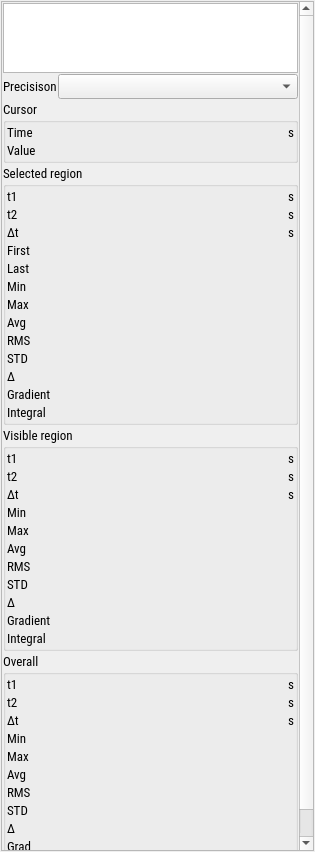
<?xml version="1.0" encoding="UTF-8"?>
<ui version="4.0">
 <class>ChannelStats</class>
 <widget class="QWidget" name="ChannelStats">
  <property name="geometry">
   <rect>
    <x>0</x>
    <y>0</y>
    <width>315</width>
    <height>852</height>
   </rect>
  </property>
  <property name="font">
   <font>
    <family>Roboto Condensed</family>
    <pointsize>10</pointsize>
   </font>
  </property>
  <property name="windowTitle">
   <string>Form</string>
  </property>
  <layout class="QVBoxLayout" name="verticalLayout_2">
   <property name="spacing">
  <number>1</number>
</property>
   <property name="leftMargin">
  <number>1</number>
</property>
   <property name="topMargin">
  <number>1</number>
</property>
   <property name="rightMargin">
  <number>1</number>
</property>
   <property name="bottomMargin">
  <number>1</number>
</property>
   <item>
    <widget class="QScrollArea" name="scrollArea">
     <property name="horizontalScrollBarPolicy">
      <enum>Qt::ScrollBarAsNeeded</enum>
     </property>
     <property name="widgetResizable">
      <bool>true</bool>
     </property>
     <widget class="QWidget" name="scrollAreaWidgetContents">
      <property name="geometry">
       <rect>
        <x>0</x>
        <y>0</y>
        <width>309</width>
        <height>846</height>
       </rect>
      </property>
      <layout class="QVBoxLayout" name="verticalLayout">
       <property name="spacing">
  <number>1</number>
</property>
       <property name="leftMargin">
  <number>1</number>
</property>
       <property name="topMargin">
  <number>1</number>
</property>
       <property name="rightMargin">
  <number>1</number>
</property>
       <property name="bottomMargin">
  <number>1</number>
</property>
       <item>
        <layout class="QGridLayout" name="gridLayout" rowstretch="1,0,0,0,0,0" columnstretch="0,1">
         <property name="spacing">
  <number>1</number>
</property>
         <item row="4" column="0" colspan="2">
          <widget class="QGroupBox" name="visible_group">
           <property name="title">
            <string>Visible region</string>
           </property>
           <layout class="QGridLayout" name="gridLayout_3" columnstretch="0,1,0">
            <property name="leftMargin">
  <number>1</number>
</property>
            <property name="topMargin">
  <number>1</number>
</property>
            <property name="rightMargin">
  <number>1</number>
</property>
            <property name="bottomMargin">
  <number>1</number>
</property>
            <property name="horizontalSpacing">
  <number>1</number>
</property>
            <property name="verticalSpacing">
  <number>1</number>
</property>
            <item row="0" column="1">
             <widget class="QLabel" name="visible_start">
              <property name="text">
               <string/>
              </property>
              <property name="alignment">
               <set>Qt::AlignRight|Qt::AlignTrailing|Qt::AlignVCenter</set>
              </property>
             </widget>
            </item>
            <item row="8" column="2">
             <widget class="QLabel" name="unit7">
              <property name="text">
               <string/>
              </property>
              <property name="alignment">
               <set>Qt::AlignRight|Qt::AlignTrailing|Qt::AlignVCenter</set>
              </property>
             </widget>
            </item>
            <item row="4" column="0">
             <widget class="QLabel" name="label_10">
              <property name="text">
               <string>Max</string>
              </property>
             </widget>
            </item>
            <item row="7" column="0">
             <widget class="QLabel" name="label_35">
              <property name="text">
               <string>STD</string>
              </property>
             </widget>
            </item>
            <item row="3" column="2">
             <widget class="QLabel" name="unit5">
              <property name="text">
               <string/>
              </property>
              <property name="alignment">
               <set>Qt::AlignRight|Qt::AlignTrailing|Qt::AlignVCenter</set>
              </property>
             </widget>
            </item>
            <item row="1" column="1">
             <widget class="QLabel" name="visible_stop">
              <property name="text">
               <string/>
              </property>
              <property name="alignment">
               <set>Qt::AlignRight|Qt::AlignTrailing|Qt::AlignVCenter</set>
              </property>
             </widget>
            </item>
            <item row="8" column="0">
             <widget class="QLabel" name="label_19">
              <property name="text">
               <string>Δ</string>
              </property>
             </widget>
            </item>
            <item row="3" column="0">
             <widget class="QLabel" name="label_9">
              <property name="text">
               <string>Min</string>
              </property>
             </widget>
            </item>
            <item row="6" column="1">
             <widget class="QLabel" name="visible_rms">
              <property name="text">
               <string/>
              </property>
              <property name="alignment">
               <set>Qt::AlignRight|Qt::AlignTrailing|Qt::AlignVCenter</set>
              </property>
             </widget>
            </item>
            <item row="7" column="2">
             <widget class="QLabel" name="unit17">
              <property name="text">
               <string/>
              </property>
              <property name="alignment">
               <set>Qt::AlignRight|Qt::AlignTrailing|Qt::AlignVCenter</set>
              </property>
             </widget>
            </item>
            <item row="2" column="0">
             <widget class="QLabel" name="label_16">
              <property name="text">
               <string>Δt</string>
              </property>
             </widget>
            </item>
            <item row="3" column="1">
             <widget class="QLabel" name="visible_min">
              <property name="text">
               <string/>
              </property>
              <property name="alignment">
               <set>Qt::AlignRight|Qt::AlignTrailing|Qt::AlignVCenter</set>
              </property>
             </widget>
            </item>
            <item row="7" column="1">
             <widget class="QLabel" name="visible_std">
              <property name="text">
               <string/>
              </property>
              <property name="alignment">
               <set>Qt::AlignRight|Qt::AlignTrailing|Qt::AlignVCenter</set>
              </property>
             </widget>
            </item>
            <item row="0" column="2">
             <widget class="QLabel" name="xunit4">
              <property name="text">
               <string> s</string>
              </property>
              <property name="alignment">
               <set>Qt::AlignRight|Qt::AlignTrailing|Qt::AlignVCenter</set>
              </property>
             </widget>
            </item>
            <item row="9" column="0">
             <widget class="QLabel" name="label_39">
              <property name="text">
               <string>Gradient</string>
              </property>
             </widget>
            </item>
            <item row="1" column="0">
             <widget class="QLabel" name="label_8">
              <property name="text">
               <string>t2</string>
              </property>
             </widget>
            </item>
            <item row="0" column="0">
             <widget class="QLabel" name="label_7">
              <property name="text">
               <string>t1</string>
              </property>
             </widget>
            </item>
            <item row="4" column="2">
             <widget class="QLabel" name="unit6">
              <property name="text">
               <string/>
              </property>
              <property name="alignment">
               <set>Qt::AlignRight|Qt::AlignTrailing|Qt::AlignVCenter</set>
              </property>
             </widget>
            </item>
            <item row="2" column="2">
             <widget class="QLabel" name="xunit6">
              <property name="text">
               <string> s</string>
              </property>
              <property name="alignment">
               <set>Qt::AlignRight|Qt::AlignTrailing|Qt::AlignVCenter</set>
              </property>
             </widget>
            </item>
            <item row="8" column="1">
             <widget class="QLabel" name="visible_delta">
              <property name="text">
               <string/>
              </property>
              <property name="alignment">
               <set>Qt::AlignRight|Qt::AlignTrailing|Qt::AlignVCenter</set>
              </property>
             </widget>
            </item>
            <item row="6" column="0">
             <widget class="QLabel" name="label_31">
              <property name="text">
               <string>RMS</string>
              </property>
             </widget>
            </item>
            <item row="5" column="2">
             <widget class="QLabel" name="unit12">
              <property name="text">
               <string/>
              </property>
              <property name="alignment">
               <set>Qt::AlignRight|Qt::AlignTrailing|Qt::AlignVCenter</set>
              </property>
             </widget>
            </item>
            <item row="5" column="0">
             <widget class="QLabel" name="label_30">
              <property name="text">
               <string>Avg</string>
              </property>
             </widget>
            </item>
            <item row="4" column="1">
             <widget class="QLabel" name="visible_max">
              <property name="text">
               <string/>
              </property>
              <property name="alignment">
               <set>Qt::AlignRight|Qt::AlignTrailing|Qt::AlignVCenter</set>
              </property>
             </widget>
            </item>
            <item row="2" column="1">
             <widget class="QLabel" name="visible_delta_t">
              <property name="text">
               <string/>
              </property>
              <property name="alignment">
               <set>Qt::AlignRight|Qt::AlignTrailing|Qt::AlignVCenter</set>
              </property>
             </widget>
            </item>
            <item row="5" column="1">
             <widget class="QLabel" name="visible_average">
              <property name="text">
               <string/>
              </property>
              <property name="alignment">
               <set>Qt::AlignRight|Qt::AlignTrailing|Qt::AlignVCenter</set>
              </property>
             </widget>
            </item>
            <item row="1" column="2">
             <widget class="QLabel" name="xunit5">
              <property name="text">
               <string> s</string>
              </property>
              <property name="alignment">
               <set>Qt::AlignRight|Qt::AlignTrailing|Qt::AlignVCenter</set>
              </property>
             </widget>
            </item>
            <item row="6" column="2">
             <widget class="QLabel" name="unit13">
              <property name="text">
               <string/>
              </property>
              <property name="alignment">
               <set>Qt::AlignRight|Qt::AlignTrailing|Qt::AlignVCenter</set>
              </property>
             </widget>
            </item>
            <item row="10" column="0">
             <widget class="QLabel" name="label_40">
              <property name="text">
               <string>Integral</string>
              </property>
             </widget>
            </item>
            <item row="9" column="2">
             <widget class="QLabel" name="visible_gradient_unit">
              <property name="text">
               <string/>
              </property>
              <property name="alignment">
               <set>Qt::AlignRight|Qt::AlignTrailing|Qt::AlignVCenter</set>
              </property>
             </widget>
            </item>
            <item row="10" column="2">
             <widget class="QLabel" name="visible_integral_unit">
              <property name="text">
               <string/>
              </property>
              <property name="alignment">
               <set>Qt::AlignRight|Qt::AlignTrailing|Qt::AlignVCenter</set>
              </property>
             </widget>
            </item>
            <item row="9" column="1">
             <widget class="QLabel" name="visible_gradient">
              <property name="text">
               <string/>
              </property>
              <property name="alignment">
               <set>Qt::AlignRight|Qt::AlignTrailing|Qt::AlignVCenter</set>
              </property>
             </widget>
            </item>
            <item row="10" column="1">
             <widget class="QLabel" name="visible_integral">
              <property name="text">
               <string/>
              </property>
              <property name="alignment">
               <set>Qt::AlignRight|Qt::AlignTrailing|Qt::AlignVCenter</set>
              </property>
             </widget>
            </item>
           </layout>
          </widget>
         </item>
         <item row="5" column="0" colspan="2">
          <widget class="QGroupBox" name="overall_group">
           <property name="title">
            <string>Overall</string>
           </property>
           <layout class="QGridLayout" name="gridLayout_2" columnstretch="0,1,0">
            <property name="leftMargin">
  <number>1</number>
</property>
            <property name="topMargin">
  <number>1</number>
</property>
            <property name="rightMargin">
  <number>1</number>
</property>
            <property name="bottomMargin">
  <number>1</number>
</property>
            <property name="horizontalSpacing">
  <number>1</number>
</property>
            <property name="verticalSpacing">
  <number>1</number>
</property>
            <item row="0" column="2">
             <widget class="QLabel" name="xunit7">
              <property name="text">
               <string> s</string>
              </property>
              <property name="alignment">
               <set>Qt::AlignRight|Qt::AlignTrailing|Qt::AlignVCenter</set>
              </property>
             </widget>
            </item>
            <item row="9" column="1">
             <widget class="QLabel" name="overall_delta">
              <property name="text">
               <string/>
              </property>
              <property name="alignment">
               <set>Qt::AlignRight|Qt::AlignTrailing|Qt::AlignVCenter</set>
              </property>
             </widget>
            </item>
            <item row="5" column="1">
             <widget class="QLabel" name="overall_max">
              <property name="text">
               <string/>
              </property>
              <property name="alignment">
               <set>Qt::AlignRight|Qt::AlignTrailing|Qt::AlignVCenter</set>
              </property>
             </widget>
            </item>
            <item row="1" column="1">
             <widget class="QLabel" name="overall_stop">
              <property name="text">
               <string/>
              </property>
              <property name="alignment">
               <set>Qt::AlignRight|Qt::AlignTrailing|Qt::AlignVCenter</set>
              </property>
             </widget>
            </item>
            <item row="9" column="0">
             <widget class="QLabel" name="label_43">
              <property name="text">
               <string>Δ</string>
              </property>
             </widget>
            </item>
            <item row="5" column="0">
             <widget class="QLabel" name="label_6">
              <property name="text">
               <string>Max</string>
              </property>
             </widget>
            </item>
            <item row="8" column="1">
             <widget class="QLabel" name="overall_std">
              <property name="text">
               <string/>
              </property>
              <property name="alignment">
               <set>Qt::AlignRight|Qt::AlignTrailing|Qt::AlignVCenter</set>
              </property>
             </widget>
            </item>
            <item row="0" column="0">
             <widget class="QLabel" name="label_3">
              <property name="text">
               <string>t1</string>
              </property>
             </widget>
            </item>
            <item row="6" column="0">
             <widget class="QLabel" name="label_32">
              <property name="text">
               <string>Avg</string>
              </property>
             </widget>
            </item>
            <item row="5" column="2">
             <widget class="QLabel" name="unit9">
              <property name="text">
               <string/>
              </property>
              <property name="alignment">
               <set>Qt::AlignRight|Qt::AlignTrailing|Qt::AlignVCenter</set>
              </property>
             </widget>
            </item>
            <item row="10" column="0">
             <widget class="QLabel" name="label_41">
              <property name="text">
               <string>Grad</string>
              </property>
             </widget>
            </item>
            <item row="7" column="1">
             <widget class="QLabel" name="overall_rms">
              <property name="text">
               <string/>
              </property>
              <property name="alignment">
               <set>Qt::AlignRight|Qt::AlignTrailing|Qt::AlignVCenter</set>
              </property>
             </widget>
            </item>
            <item row="1" column="2">
             <widget class="QLabel" name="xunit8">
              <property name="text">
               <string> s</string>
              </property>
              <property name="alignment">
               <set>Qt::AlignRight|Qt::AlignTrailing|Qt::AlignVCenter</set>
              </property>
             </widget>
            </item>
            <item row="6" column="1">
             <widget class="QLabel" name="overall_average">
              <property name="text">
               <string/>
              </property>
              <property name="alignment">
               <set>Qt::AlignRight|Qt::AlignTrailing|Qt::AlignVCenter</set>
              </property>
             </widget>
            </item>
            <item row="4" column="2">
             <widget class="QLabel" name="unit8">
              <property name="text">
               <string/>
              </property>
              <property name="alignment">
               <set>Qt::AlignRight|Qt::AlignTrailing|Qt::AlignVCenter</set>
              </property>
             </widget>
            </item>
            <item row="1" column="0">
             <widget class="QLabel" name="label_4">
              <property name="text">
               <string>t2</string>
              </property>
             </widget>
            </item>
            <item row="4" column="0">
             <widget class="QLabel" name="label_5">
              <property name="text">
               <string>Min</string>
              </property>
             </widget>
            </item>
            <item row="8" column="2">
             <widget class="QLabel" name="unit18">
              <property name="text">
               <string/>
              </property>
              <property name="alignment">
               <set>Qt::AlignRight|Qt::AlignTrailing|Qt::AlignVCenter</set>
              </property>
             </widget>
            </item>
            <item row="11" column="2">
             <widget class="QLabel" name="overall_integral_unit">
              <property name="text">
               <string/>
              </property>
              <property name="alignment">
               <set>Qt::AlignRight|Qt::AlignTrailing|Qt::AlignVCenter</set>
              </property>
             </widget>
            </item>
            <item row="9" column="2">
             <widget class="QLabel" name="unit19">
              <property name="text">
               <string/>
              </property>
              <property name="alignment">
               <set>Qt::AlignRight|Qt::AlignTrailing|Qt::AlignVCenter</set>
              </property>
             </widget>
            </item>
            <item row="10" column="2">
             <widget class="QLabel" name="overall_gradient_unit">
              <property name="text">
               <string/>
              </property>
              <property name="alignment">
               <set>Qt::AlignRight|Qt::AlignTrailing|Qt::AlignVCenter</set>
              </property>
             </widget>
            </item>
            <item row="6" column="2">
             <widget class="QLabel" name="unit14">
              <property name="text">
               <string/>
              </property>
              <property name="alignment">
               <set>Qt::AlignRight|Qt::AlignTrailing|Qt::AlignVCenter</set>
              </property>
             </widget>
            </item>
            <item row="7" column="0">
             <widget class="QLabel" name="label_33">
              <property name="text">
               <string>RMS</string>
              </property>
             </widget>
            </item>
            <item row="7" column="2">
             <widget class="QLabel" name="unit15">
              <property name="text">
               <string/>
              </property>
              <property name="alignment">
               <set>Qt::AlignRight|Qt::AlignTrailing|Qt::AlignVCenter</set>
              </property>
             </widget>
            </item>
            <item row="8" column="0">
             <widget class="QLabel" name="label_36">
              <property name="text">
               <string>STD</string>
              </property>
             </widget>
            </item>
            <item row="11" column="0">
             <widget class="QLabel" name="label_42">
              <property name="text">
               <string>Integral</string>
              </property>
             </widget>
            </item>
            <item row="0" column="1">
             <widget class="QLabel" name="overall_start">
              <property name="text">
               <string/>
              </property>
              <property name="alignment">
               <set>Qt::AlignRight|Qt::AlignTrailing|Qt::AlignVCenter</set>
              </property>
             </widget>
            </item>
            <item row="4" column="1">
             <widget class="QLabel" name="overall_min">
              <property name="sizePolicy">
               <sizepolicy hsizetype="Preferred" vsizetype="Preferred">
                <horstretch>0</horstretch>
                <verstretch>0</verstretch>
               </sizepolicy>
              </property>
              <property name="text">
               <string/>
              </property>
              <property name="alignment">
               <set>Qt::AlignRight|Qt::AlignTrailing|Qt::AlignVCenter</set>
              </property>
             </widget>
            </item>
            <item row="11" column="1">
             <widget class="QLabel" name="overall_integral">
              <property name="text">
               <string/>
              </property>
              <property name="alignment">
               <set>Qt::AlignRight|Qt::AlignTrailing|Qt::AlignVCenter</set>
              </property>
             </widget>
            </item>
            <item row="10" column="1">
             <widget class="QLabel" name="overall_gradient">
              <property name="text">
               <string/>
              </property>
              <property name="alignment">
               <set>Qt::AlignRight|Qt::AlignTrailing|Qt::AlignVCenter</set>
              </property>
             </widget>
            </item>
            <item row="3" column="0">
             <widget class="QLabel" name="label_44">
              <property name="text">
               <string>Δt</string>
              </property>
             </widget>
            </item>
            <item row="3" column="1">
             <widget class="QLabel" name="overall_delta_t">
              <property name="text">
               <string/>
              </property>
              <property name="alignment">
               <set>Qt::AlignRight|Qt::AlignTrailing|Qt::AlignVCenter</set>
              </property>
             </widget>
            </item>
            <item row="3" column="2">
             <widget class="QLabel" name="xunit9">
              <property name="text">
               <string> s</string>
              </property>
              <property name="alignment">
               <set>Qt::AlignRight|Qt::AlignTrailing|Qt::AlignVCenter</set>
              </property>
             </widget>
            </item>
           </layout>
          </widget>
         </item>
         <item row="2" column="0" colspan="2">
          <widget class="QGroupBox" name="cursor_group">
           <property name="title">
            <string>Cursor</string>
           </property>
           <property name="flat">
            <bool>false</bool>
           </property>
           <property name="checkable">
            <bool>false</bool>
           </property>
           <layout class="QGridLayout" name="gridLayout_4" columnstretch="0,1,0">
            <property name="leftMargin">
  <number>1</number>
</property>
            <property name="topMargin">
  <number>1</number>
</property>
            <property name="rightMargin">
  <number>1</number>
</property>
            <property name="bottomMargin">
  <number>1</number>
</property>
            <property name="horizontalSpacing">
  <number>1</number>
</property>
            <property name="verticalSpacing">
  <number>1</number>
</property>
            <item row="0" column="1">
             <widget class="QLabel" name="cursor_t">
              <property name="text">
               <string/>
              </property>
              <property name="alignment">
               <set>Qt::AlignRight|Qt::AlignTrailing|Qt::AlignVCenter</set>
              </property>
             </widget>
            </item>
            <item row="0" column="0">
             <widget class="QLabel" name="label_12">
              <property name="text">
               <string>Time</string>
              </property>
             </widget>
            </item>
            <item row="1" column="1">
             <widget class="QLabel" name="cursor_value">
              <property name="text">
               <string/>
              </property>
              <property name="alignment">
               <set>Qt::AlignRight|Qt::AlignTrailing|Qt::AlignVCenter</set>
              </property>
             </widget>
            </item>
            <item row="1" column="0">
             <widget class="QLabel" name="label_11">
              <property name="text">
               <string>Value</string>
              </property>
             </widget>
            </item>
            <item row="0" column="2">
             <widget class="QLabel" name="xunit0">
              <property name="text">
               <string> s</string>
              </property>
              <property name="alignment">
               <set>Qt::AlignRight|Qt::AlignTrailing|Qt::AlignVCenter</set>
              </property>
             </widget>
            </item>
            <item row="1" column="2">
             <widget class="QLabel" name="unit1">
              <property name="text">
               <string/>
              </property>
              <property name="alignment">
               <set>Qt::AlignRight|Qt::AlignTrailing|Qt::AlignVCenter</set>
              </property>
             </widget>
            </item>
           </layout>
          </widget>
         </item>
         <item row="0" column="0" colspan="2">
          <widget class="QTextEdit" name="name">
           <property name="sizePolicy">
            <sizepolicy hsizetype="Expanding" vsizetype="Fixed">
             <horstretch>0</horstretch>
             <verstretch>1</verstretch>
            </sizepolicy>
           </property>
           <property name="verticalScrollBarPolicy">
            <enum>Qt::ScrollBarAsNeeded</enum>
           </property>
           <property name="horizontalScrollBarPolicy">
            <enum>Qt::ScrollBarAlwaysOff</enum>
           </property>
           <property name="sizeAdjustPolicy">
            <enum>QAbstractScrollArea::AdjustToContents</enum>
           </property>
           <property name="readOnly">
            <bool>true</bool>
           </property>
           <property name="html">
            <string>&lt;!DOCTYPE HTML PUBLIC &quot;-//W3C//DTD HTML 4.0//EN&quot; &quot;http://www.w3.org/TR/REC-html40/strict.dtd&quot;&gt;
&lt;html&gt;&lt;head&gt;&lt;meta name=&quot;qrichtext&quot; content=&quot;1&quot; /&gt;&lt;meta charset=&quot;utf-8&quot; /&gt;&lt;style type=&quot;text/css&quot;&gt;
p, li { white-space: pre-wrap; }
hr { height: 1px; border-width: 0; }
&lt;/style&gt;&lt;/head&gt;&lt;body style=&quot; font-family:'Roboto Condensed'; font-size:10pt; font-weight:400; font-style:normal;&quot;&gt;
&lt;p style=&quot;-qt-paragraph-type:empty; margin-top:12px; margin-bottom:12px; margin-left:0px; margin-right:0px; -qt-block-indent:0; text-indent:0px; font-family:'Consolas';&quot;&gt;&lt;br /&gt;&lt;/p&gt;&lt;/body&gt;&lt;/html&gt;</string>
           </property>
          </widget>
         </item>
         <item row="3" column="0" colspan="2">
          <widget class="QGroupBox" name="region_group">
           <property name="title">
            <string>Selected region</string>
           </property>
           <layout class="QGridLayout" name="gridLayout_5" columnstretch="0,1,0">
            <property name="leftMargin">
  <number>1</number>
</property>
            <property name="topMargin">
  <number>1</number>
</property>
            <property name="rightMargin">
  <number>1</number>
</property>
            <property name="bottomMargin">
  <number>1</number>
</property>
            <property name="horizontalSpacing">
  <number>1</number>
</property>
            <property name="verticalSpacing">
  <number>1</number>
</property>
            <item row="0" column="0">
             <widget class="QLabel" name="label_13">
              <property name="text">
               <string>t1</string>
              </property>
             </widget>
            </item>
            <item row="13" column="2">
             <widget class="QLabel" name="selected_integral_unit">
              <property name="text">
               <string/>
              </property>
              <property name="alignment">
               <set>Qt::AlignRight|Qt::AlignTrailing|Qt::AlignVCenter</set>
              </property>
             </widget>
            </item>
            <item row="9" column="1">
             <widget class="QLabel" name="selected_rms">
              <property name="text">
               <string/>
              </property>
              <property name="alignment">
               <set>Qt::AlignRight|Qt::AlignTrailing|Qt::AlignVCenter</set>
              </property>
             </widget>
            </item>
            <item row="9" column="0">
             <widget class="QLabel" name="label_29">
              <property name="text">
               <string>RMS</string>
              </property>
             </widget>
            </item>
            <item row="12" column="2">
             <widget class="QLabel" name="selected_gradient_unit">
              <property name="text">
               <string/>
              </property>
              <property name="alignment">
               <set>Qt::AlignRight|Qt::AlignTrailing|Qt::AlignVCenter</set>
              </property>
             </widget>
            </item>
            <item row="0" column="1">
             <widget class="QLabel" name="selected_start">
              <property name="text">
               <string/>
              </property>
              <property name="alignment">
               <set>Qt::AlignRight|Qt::AlignTrailing|Qt::AlignVCenter</set>
              </property>
             </widget>
            </item>
            <item row="1" column="0">
             <widget class="QLabel" name="label_15">
              <property name="text">
               <string>t2</string>
              </property>
             </widget>
            </item>
            <item row="3" column="1">
             <widget class="QLabel" name="selected_delta_t">
              <property name="text">
               <string/>
              </property>
              <property name="alignment">
               <set>Qt::AlignRight|Qt::AlignTrailing|Qt::AlignVCenter</set>
              </property>
             </widget>
            </item>
            <item row="4" column="0">
             <widget class="QLabel" name="label_2">
              <property name="text">
               <string>First</string>
              </property>
             </widget>
            </item>
            <item row="6" column="0">
             <widget class="QLabel" name="label_14">
              <property name="text">
               <string>Min</string>
              </property>
             </widget>
            </item>
            <item row="8" column="0">
             <widget class="QLabel" name="label">
              <property name="text">
               <string>Avg</string>
              </property>
             </widget>
            </item>
            <item row="1" column="1">
             <widget class="QLabel" name="selected_stop">
              <property name="text">
               <string/>
              </property>
              <property name="alignment">
               <set>Qt::AlignRight|Qt::AlignTrailing|Qt::AlignVCenter</set>
              </property>
             </widget>
            </item>
            <item row="10" column="2">
             <widget class="QLabel" name="unit16">
              <property name="text">
               <string/>
              </property>
              <property name="alignment">
               <set>Qt::AlignRight|Qt::AlignTrailing|Qt::AlignVCenter</set>
              </property>
             </widget>
            </item>
            <item row="10" column="0">
             <widget class="QLabel" name="label_34">
              <property name="text">
               <string>STD</string>
              </property>
             </widget>
            </item>
            <item row="0" column="2">
             <widget class="QLabel" name="xunit1">
              <property name="text">
               <string> s</string>
              </property>
              <property name="alignment">
               <set>Qt::AlignRight|Qt::AlignTrailing|Qt::AlignVCenter</set>
              </property>
             </widget>
            </item>
            <item row="3" column="2">
             <widget class="QLabel" name="xunit3">
              <property name="text">
               <string> s</string>
              </property>
              <property name="alignment">
               <set>Qt::AlignRight|Qt::AlignTrailing|Qt::AlignVCenter</set>
              </property>
             </widget>
            </item>
            <item row="3" column="0">
             <widget class="QLabel" name="label_21">
              <property name="text">
               <string>Δt</string>
              </property>
             </widget>
            </item>
            <item row="7" column="1">
             <widget class="QLabel" name="selected_max">
              <property name="text">
               <string/>
              </property>
              <property name="alignment">
               <set>Qt::AlignRight|Qt::AlignTrailing|Qt::AlignVCenter</set>
              </property>
             </widget>
            </item>
            <item row="7" column="0">
             <widget class="QLabel" name="label_17">
              <property name="text">
               <string>Max</string>
              </property>
             </widget>
            </item>
            <item row="12" column="0">
             <widget class="QLabel" name="label_37">
              <property name="text">
               <string>Gradient</string>
              </property>
             </widget>
            </item>
            <item row="10" column="1">
             <widget class="QLabel" name="selected_std">
              <property name="text">
               <string/>
              </property>
              <property name="alignment">
               <set>Qt::AlignRight|Qt::AlignTrailing|Qt::AlignVCenter</set>
              </property>
             </widget>
            </item>
            <item row="11" column="0">
             <widget class="QLabel" name="label_18">
              <property name="text">
               <string>Δ</string>
              </property>
             </widget>
            </item>
            <item row="1" column="2">
             <widget class="QLabel" name="xunit2">
              <property name="text">
               <string> s</string>
              </property>
              <property name="alignment">
               <set>Qt::AlignRight|Qt::AlignTrailing|Qt::AlignVCenter</set>
              </property>
             </widget>
            </item>
            <item row="9" column="2">
             <widget class="QLabel" name="unit11">
              <property name="text">
               <string/>
              </property>
              <property name="alignment">
               <set>Qt::AlignRight|Qt::AlignTrailing|Qt::AlignVCenter</set>
              </property>
             </widget>
            </item>
            <item row="6" column="1">
             <widget class="QLabel" name="selected_min">
              <property name="text">
               <string/>
              </property>
              <property name="alignment">
               <set>Qt::AlignRight|Qt::AlignTrailing|Qt::AlignVCenter</set>
              </property>
             </widget>
            </item>
            <item row="13" column="0">
             <widget class="QLabel" name="label_38">
              <property name="text">
               <string>Integral</string>
              </property>
             </widget>
            </item>
            <item row="7" column="2">
             <widget class="QLabel" name="unit3">
              <property name="text">
               <string/>
              </property>
              <property name="alignment">
               <set>Qt::AlignRight|Qt::AlignTrailing|Qt::AlignVCenter</set>
              </property>
             </widget>
            </item>
            <item row="11" column="1">
             <widget class="QLabel" name="selected_delta">
              <property name="text">
               <string/>
              </property>
              <property name="alignment">
               <set>Qt::AlignRight|Qt::AlignTrailing|Qt::AlignVCenter</set>
              </property>
             </widget>
            </item>
            <item row="13" column="1">
             <widget class="QLabel" name="selected_integral">
              <property name="text">
               <string/>
              </property>
              <property name="alignment">
               <set>Qt::AlignRight|Qt::AlignTrailing|Qt::AlignVCenter</set>
              </property>
             </widget>
            </item>
            <item row="11" column="2">
             <widget class="QLabel" name="unit4">
              <property name="text">
               <string/>
              </property>
              <property name="alignment">
               <set>Qt::AlignRight|Qt::AlignTrailing|Qt::AlignVCenter</set>
              </property>
             </widget>
            </item>
            <item row="8" column="1">
             <widget class="QLabel" name="selected_average">
              <property name="autoFillBackground">
               <bool>false</bool>
              </property>
              <property name="text">
               <string/>
              </property>
              <property name="alignment">
               <set>Qt::AlignRight|Qt::AlignTrailing|Qt::AlignVCenter</set>
              </property>
             </widget>
            </item>
            <item row="12" column="1">
             <widget class="QLabel" name="selected_gradient">
              <property name="text">
               <string/>
              </property>
              <property name="alignment">
               <set>Qt::AlignRight|Qt::AlignTrailing|Qt::AlignVCenter</set>
              </property>
             </widget>
            </item>
            <item row="8" column="2">
             <widget class="QLabel" name="unit10">
              <property name="text">
               <string/>
              </property>
              <property name="alignment">
               <set>Qt::AlignRight|Qt::AlignTrailing|Qt::AlignVCenter</set>
              </property>
             </widget>
            </item>
            <item row="6" column="2">
             <widget class="QLabel" name="unit2">
              <property name="text">
               <string/>
              </property>
              <property name="alignment">
               <set>Qt::AlignRight|Qt::AlignTrailing|Qt::AlignVCenter</set>
              </property>
             </widget>
            </item>
            <item row="5" column="0">
             <widget class="QLabel" name="label_20">
              <property name="text">
               <string>Last</string>
              </property>
             </widget>
            </item>
            <item row="4" column="1">
             <widget class="QLabel" name="selected_left">
              <property name="text">
               <string/>
              </property>
              <property name="alignment">
               <set>Qt::AlignRight|Qt::AlignTrailing|Qt::AlignVCenter</set>
              </property>
             </widget>
            </item>
            <item row="5" column="1">
             <widget class="QLabel" name="selected_right">
              <property name="text">
               <string/>
              </property>
              <property name="alignment">
               <set>Qt::AlignRight|Qt::AlignTrailing|Qt::AlignVCenter</set>
              </property>
             </widget>
            </item>
            <item row="4" column="2">
             <widget class="QLabel" name="unit21">
              <property name="text">
               <string/>
              </property>
              <property name="alignment">
               <set>Qt::AlignRight|Qt::AlignTrailing|Qt::AlignVCenter</set>
              </property>
             </widget>
            </item>
            <item row="5" column="2">
             <widget class="QLabel" name="unit22">
              <property name="text">
               <string/>
              </property>
              <property name="alignment">
               <set>Qt::AlignRight|Qt::AlignTrailing|Qt::AlignVCenter</set>
              </property>
             </widget>
            </item>
           </layout>
          </widget>
         </item>
         <item row="1" column="1">
          <widget class="QComboBox" name="precision"/>
         </item>
         <item row="1" column="0">
          <widget class="QLabel" name="label_22">
           <property name="text">
            <string>Precisison</string>
           </property>
          </widget>
         </item>
        </layout>
       </item>
       <item>
        <spacer name="verticalSpacer">
         <property name="orientation">
          <enum>Qt::Vertical</enum>
         </property>
         <property name="sizeHint" stdset="0">
          <size>
           <width>20</width>
           <height>40</height>
          </size>
         </property>
        </spacer>
       </item>
      </layout>
     </widget>
    </widget>
   </item>
  </layout>
 </widget>
 <resources/>
 <connections/>
</ui>
